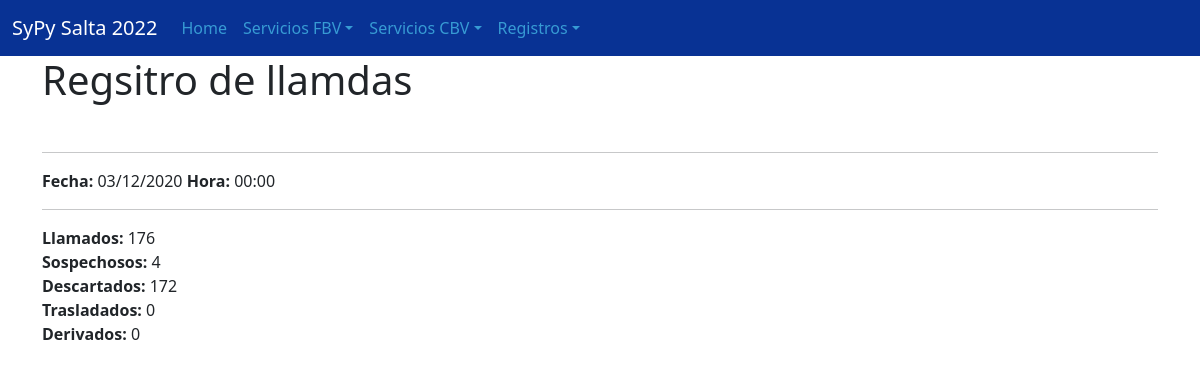
The app's page /registros/detail/1 with its own data.
### registros/models.py (models this page shows, shortened)
class Registro(models.Model):
    fecha  = models.DateTimeField(null=True, blank=True)
    llamados  = models.IntegerField(default=0)
    sospechosos = models.IntegerField(default=0)
    descartados = models.IntegerField(default=0)
    trasladados = models.IntegerField(default=0)
    derivados = models.IntegerField(default=0)
    class Meta:
        verbose_name = 'Registro'
        verbose_name_plural = 'Registros'

### registros/views.py (the view)
# urls.py: path('registros/detail/<int:pk>',registros_detail.as_view(),name="registros_detail"),
@method_decorator(csrf_exempt, name='dispatch')
class registros_detail(DetailView):
    model = Registro

### registros/templates/registros/registro_detail.html
{% extends 'base.html' %}
{% block contenido %}
    <h1>Regsitro de llamdas</h1>
    <br>
    <hr>
    <strong>Fecha: </strong>{{registro.fecha|date:'d/m/Y'}}   <strong>Hora: </strong>  {{registro.fecha|date:'H:i'}} <br>
    <hr>
   <strong>Llamados: </strong>{{registro.llamados}}<br>
   <strong>Sospechosos: </strong>{{registro.sospechosos}}<br>
   <strong>Descartados: </strong>{{registro.descartados}}<br>
   <strong>Trasladados: </strong>{{registro.trasladados}}<br>
   <strong>Derivados: </strong>{{registro.derivados}}<br>
{% endblock %}

### records on screen
Registro: fecha "03/12/2020", fecha "00:00", llamados "176", sospechosos "4", descartados "172", trasladados "0", derivados "0"
